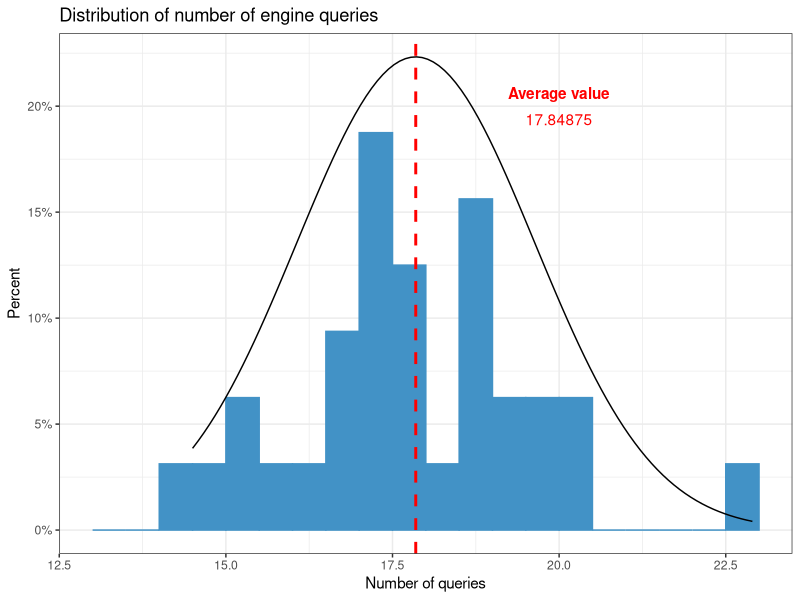
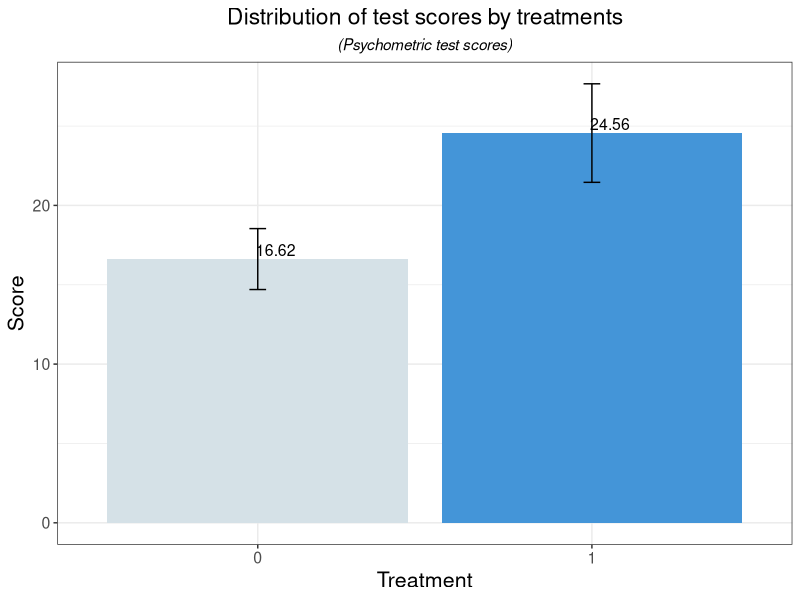
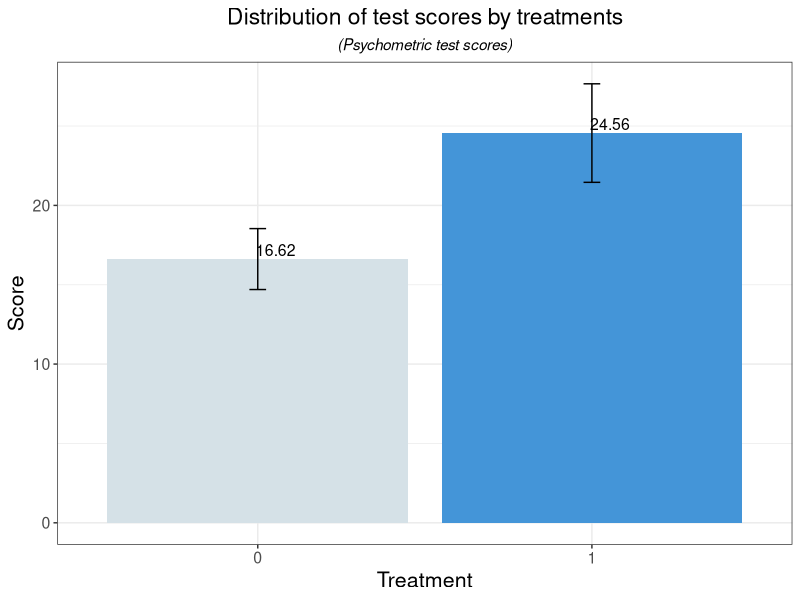
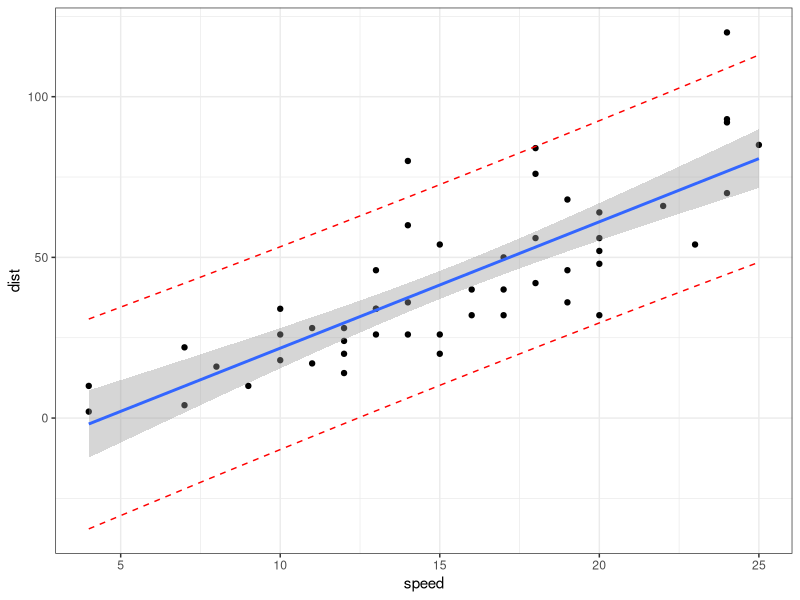
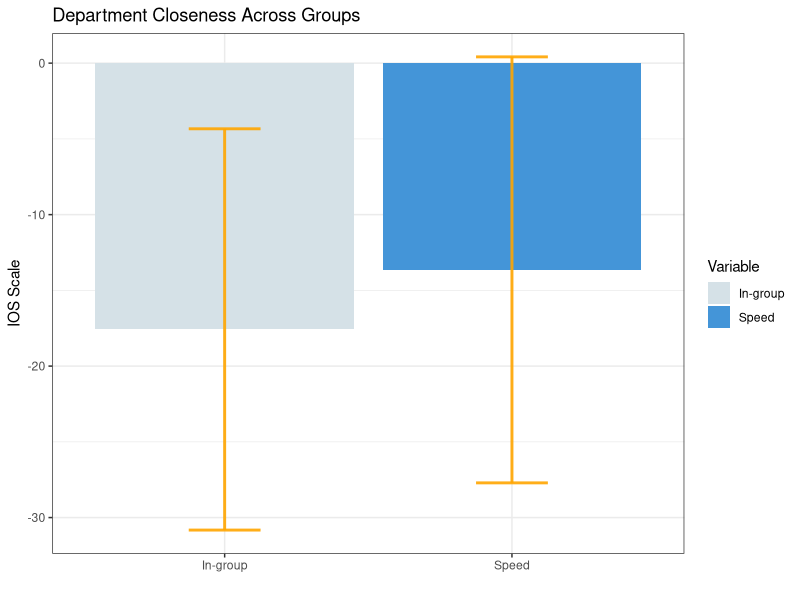

Here is the R script that generated these plots, in order:

rm(list = ls())
library(dplyr)
library("ggplot2")
SIC <- scale_fill_manual(values = c("#d5e1e7","#4495d8","#ff333a","#aeef88","#484b4d","#ffda4a","#2ecd72","#63b5ff","#fdfdfe"))

mytheme <- theme(legend.position = "bottom", legend.direction = "horizontal",
                 legend.title = element_blank(),
                 plot.title = element_text( size = rel(1.5), hjust = 0.5),
                 plot.subtitle = element_text(size = rel(1.4), hjust = 0.5),
                 axis.text.x = element_text(size =rel(1.3),angle = 0),
                 axis.text.y = element_text(size =rel(1.3),angle = 0),
                 axis.title = element_text( size = rel(1.4)))

mydata<- mtcars
#----------------------------------------------------------------------------------------
#----------------------------------------------------------------------------------------
ggplot(mydata, aes(x = qsec)) + 
  geom_histogram(aes(y=(..count..)/sum(..count..)),
                 breaks = seq(13, 23, by = 0.5), 
                 colour = "#4292C6", 
                 fill = "#4292C6") +
  scale_y_continuous (labels = scales::percent) +
  stat_function(fun = dnorm, args = list(mean = mean(mydata$qsec), sd = sd(mydata$qsec))) +
  geom_vline(aes(xintercept=mean(mydata$qsec, na.rm=T)),   # Ignore NA values for mean
             color="red", linetype="dashed", size=1)+
  annotate("text", x = 20, y = 0.2, 
           label = 'atop(bold("Average value"),"17.84875")',
           colour = "red", parse = TRUE) +
  labs(x = "Number of queries", y = "Percent", title = "Distribution of number of engine queries") + mytheme + SIC + theme_bw()
#----------------------------------------------------------------------------------------
#----------------------------------------------------------------------------------------

mydata<- mtcars %>%
  mutate(vs= as.factor(vs))%>%
  group_by(vs) %>%
  summarise(mean.val = round(mean(mpg, na.rm = TRUE),2),
            sd = sd(mpg, na.rm = TRUE),
            Count = n()) %>%
  mutate(se = sd / sqrt(Count),
         lower.ci = mean.val - qt(1 - (0.05 / 2), Count - 1) * se,
         upper.ci = mean.val + qt(1 - (0.05 / 2), Count - 1) * se,
         
         cyrus_low = mean.val - (se * 1.96),
         cyrus_high = mean.val + (se * 1.96))

ggplot(mydata, aes(x=vs,y=mean.val)) +
  geom_bar(stat="identity", aes(fill=vs)) +
  geom_errorbar(aes(x=vs, ymin=lower.ci, ymax=upper.ci), color="black", width=0.05) +
  geom_text(aes_string(label = "mean.val"),vjust = -0.25,hjust =0.05, size = 4,position = position_dodge(0.5)) +
  theme_bw() + SIC +mytheme+
  labs(x = "Treatment", y= "Score",title = "Distribution of test scores by treatments", subtitle = "(Psychometric test scores)") +
  theme(legend.position = "none",plot.subtitle=element_text(size=rel(1.0), hjust=0.5, face="italic", color="black"))
#----------------------------------------------------------------------------------------
#----------------------------------------------------------------------------------------
library(gmodels)
my_data<- mtcars %>%
  mutate(vs= as.factor(vs))%>%
  group_by(vs)%>% 
  summarise(mean = round(ci(mpg)[1],2), 
            lowCI = ci(mpg)[2],
            hiCI = ci(mpg)[3], 
            sd = ci (mpg)[4])

ggplot(my_data, aes(x=vs,y=mean)) +
  geom_bar(stat="identity", aes(fill=vs)) +
  geom_errorbar(aes(x=vs, ymin=lowCI, ymax=hiCI), color="black", width=0.05) +
  geom_text(aes_string(label = "mean"),vjust = -0.25,hjust =0.05, size = 4,position = position_dodge(0.5)) +
  theme_bw() + SIC +mytheme+
  labs(x = "Treatment", y= "Score",title = "Distribution of test scores by treatments", subtitle = "(Psychometric test scores)") +
  theme(legend.position = "none",plot.subtitle=element_text(size=rel(1.0), hjust=0.5, face="italic", color="black"))

#----------------------------------------------------------------------------------------
#----------------------------------------------------------------------------------------
#rm(list = ls())
# 0. Build linear model 
data("cars", package = "datasets")
model <- lm(dist ~ speed, data = cars)
# 1. Add predictions 
pred.int <- predict(model, interval = "prediction")
mydata <- cbind(cars, pred.int)
# 2. Regression line + confidence intervals

p <- ggplot(mydata, aes(speed, dist)) +
  geom_point() +
  stat_smooth(method = lm)
# 3. Add prediction intervals
p + geom_line(aes(y = lwr), color = "red", linetype = "dashed")+
  geom_line(aes(y = upr), color = "red", linetype = "dashed") + theme_bw()



#----------------------------------------------------------------------------------------
#----------------------------------------------------------------------------------------
data("cars", package = "datasets")
#regress ingroup vs outgroup on Ios scale
model1=lm(dist ~ speed, data = cars)

#summary(model1)

#extracting model coefficients and pvalues

coefficients<-as.data.frame(coef(summary(model1)))

## table of estimates with 95% CI

se <- round(summary(model1)$coefficients[,2],4)

p_value<-round(summary(model1)$coefficients[,4],4)

est<-round(summary(model1)$coefficients[,1],4)

tab <- data.frame(cbind(Est = est, LL = est-(1.96 * se), UL = est + (1.96 *se),p_value))

tab$Variable<-row.names(tab)
row.names(tab)<-NULL
tab<-tab%>%mutate(Variable=gsub("^group","",Variable))%>%
  select(Variable,everything())

#calculate the upper and the lower limits

toplot<-tab%>%
  mutate(Variable=gsub("\\(|\\)","",Variable),
         Variable=gsub("^group","",Variable),
         Variable=stringr::str_to_title(Variable))%>%
  mutate(Variable=ifelse(Variable=="Intercept","In-group",Variable))%>%
  mutate(impact=ifelse(Variable!="In-group",(Est + Est[Variable=="In-group"]),Est),
         LL_impact=ifelse(Variable!="In-group",(LL + LL[Variable=="In-group"]),LL),
         UL_impact=ifelse(Variable!="In-group",(UL + UL[Variable=="In-group"]),UL))


#plot the graph

ggplot(data=toplot,aes(x=Variable, y=impact,fill=Variable))+
  geom_bar(stat = "identity",position = position_dodge())+
  geom_errorbar(aes(x=Variable, ymin=LL_impact, ymax=UL_impact), colour="orange", alpha=0.9,width = 0.25, size=1.0)+
  SIC+
  labs(y="IOS Scale",x="",title="Department Closeness Across Groups")+mytheme+
  theme(legend.position="none") + theme_bw()

#----------------------------------------------------------------------------------------
#----------------------------------------------------------------------------------------

by_cyl <- mtcars %>% group_by(cyl)

# Sample fixed number per group
sample_n(mtcars, 10)
sample_n(mtcars, 50, replace = TRUE)
sample_n(mtcars, 10, weight = mpg)

sample_n(by_cyl, 3)
sample_n(by_cyl, 10, replace = TRUE)
sample_n(by_cyl, 3, weight = mpg / mean(mpg))

# Sample fixed fraction per group
# Default is to sample all data = randomly resample rows
sample_frac(mtcars)

sample_frac(mtcars, 0.1)
sample_frac(mtcars, 1.5, replace = TRUE)
sample_frac(mtcars, 0.1, weight = 1 / mpg)

sample_frac(by_cyl, 0.2)
sample_frac(by_cyl, 1, replace = TRUE)
